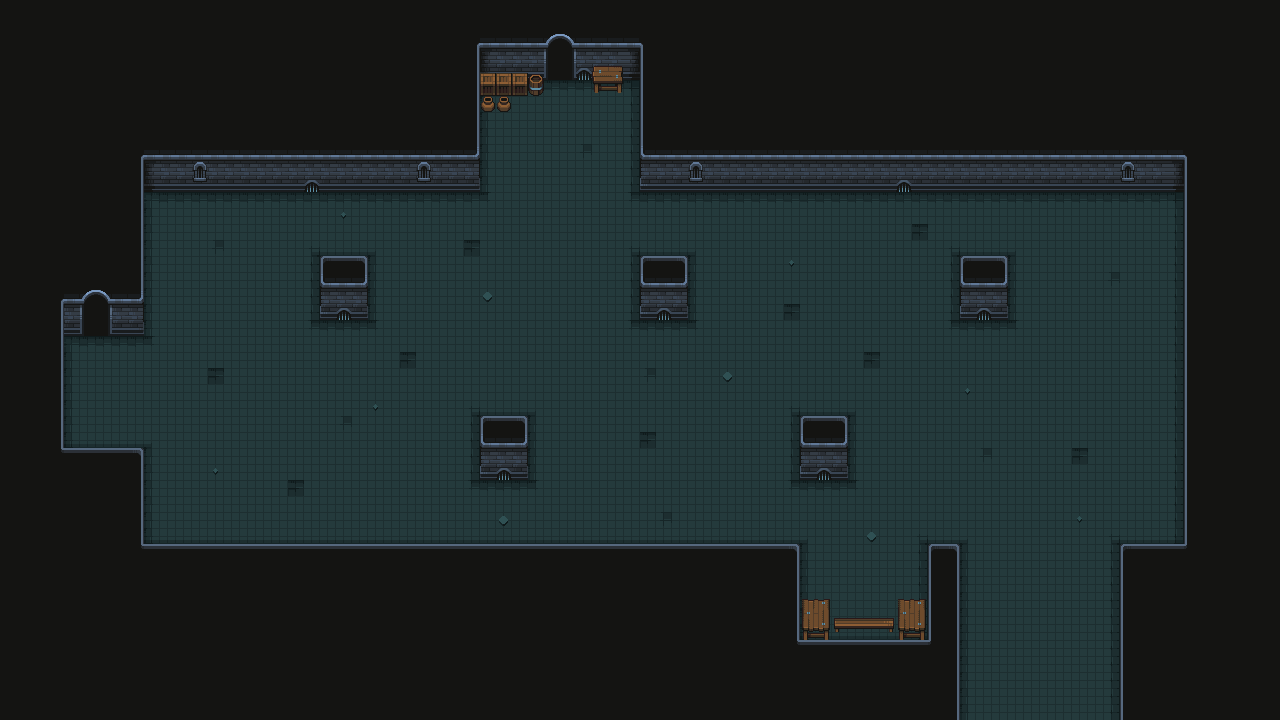

This is a level from a 2D game, rendered from its Tiled map with the project's own tilesets. A one-line summary and the map file follow, with tile-layer data summarised:
An orthogonal 80x45 tile map with 16x16 px tiles, 4 tile layers (Suelo, Pared, Decoracion, Decoracion2), 2 tilesets and 6 objects.

<map version="1.9" tiledversion="1.9.2" orientation="orthogonal" renderorder="right-down" width="80" height="45" tilewidth="16" tileheight="16" infinite="0" nextlayerid="6" nextobjectid="12">
 <tileset firstgid="1" name="Tiles" tilewidth="16" tileheight="16" tilecount="625" columns="25">
  <image source="Tiles.png" width="400" height="400" />
  <wangsets>
   <wangset name="Suelo" type="corner" tile="-1">
    <wangcolor name="Esquinas" color="#ff0000" tile="-1" probability="1" />
    <wangcolor name="Centro" color="#00ff00" tile="-1" probability="1" />
    <wangtile tileid="4" wangid="0,1,0,2,0,1,0,1" />
    <wangtile tileid="5" wangid="0,1,0,2,0,2,0,1" />
    <wangtile tileid="6" wangid="0,1,0,1,0,2,0,1" />
    <wangtile tileid="7" wangid="0,2,0,1,0,2,0,2" />
    <wangtile tileid="8" wangid="0,2,0,1,0,1,0,2" />
    <wangtile tileid="9" wangid="0,2,0,2,0,1,0,2" />
    <wangtile tileid="29" wangid="0,2,0,2,0,1,0,1" />
    <wangtile tileid="30" wangid="0,2,0,2,0,2,0,2" />
    <wangtile tileid="31" wangid="0,1,0,1,0,2,0,2" />
    <wangtile tileid="32" wangid="0,1,0,1,0,2,0,2" />
    <wangtile tileid="33" wangid="0,1,0,1,0,1,0,1" />
    <wangtile tileid="34" wangid="0,2,0,2,0,1,0,1" />
    <wangtile tileid="54" wangid="0,2,0,1,0,1,0,1" />
    <wangtile tileid="55" wangid="0,2,0,1,0,1,0,2" />
    <wangtile tileid="56" wangid="0,1,0,1,0,1,0,2" />
    <wangtile tileid="57" wangid="0,1,0,2,0,2,0,2" />
    <wangtile tileid="58" wangid="0,1,0,2,0,2,0,1" />
    <wangtile tileid="59" wangid="0,2,0,2,0,2,0,1" />
   </wangset>
  </wangsets>
 </tileset>
 <tileset firstgid="626" name="Props" tilewidth="16" tileheight="16" tilecount="625" columns="25">
  <image source="Props.png" width="400" height="400" />
 </tileset>
 <layer id="1" name="Suelo" width="80" height="45">
  <properties>
   <property name="Draw" type="bool" value="true" />
   <property name="Navigation" type="bool" value="false" />
  </properties>
  <data>[3600 cells, 3600 non-empty, 17 distinct tile ids]</data>
 </layer>
 <layer id="2" name="Pared" width="80" height="45">
  <properties>
   <property name="Draw" type="bool" value="true" />
   <property name="Navigation" type="bool" value="false" />
  </properties>
  <data>[3600 cells, 1967 non-empty, 40 distinct tile ids]</data>
 </layer>
 <layer id="3" name="Decoracion" width="80" height="45">
  <properties>
   <property name="Draw" type="bool" value="true" />
   <property name="Navigation" type="bool" value="false" />
  </properties>
  <data>[3600 cells, 68 non-empty, 27 distinct tile ids]</data>
 </layer>
 <layer id="4" name="Decoracion2" width="80" height="45">
  <properties>
   <property name="Draw" type="bool" value="true" />
   <property name="Navigation" type="bool" value="false" />
  </properties>
  <data>[3600 cells, 6 non-empty, 6 distinct tile ids]</data>
 </layer>
 <objectgroup id="5" name="Colliders">
  <properties>
   <property name="Platform" type="bool" value="true" />
  </properties>
  <object id="1" x="64" y="320">
   <polygon points="0,0 16,0 16,-32 48,-32 48,0 80,0 80,-144 416,-144 416,-224 448,-224 448,-240 480,-240 480,-272 512,-272 512,-256 528,-256 528,-240 560,-240 560,-256 576,-256 576,-144 1120,-144 1120,224 1056,224 1056,400 1216,400 1216,-320 -64,-320 -64,400 896,400 896,224 864,224 864,272 832,272 832,288 768,288 768,272 736,272 736,224 80,224 80,128 0,128" />
  </object>
  <object id="2" x="320" y="256">
   <polygon points="0,0 0,48 48,48 48,0" />
  </object>
  <object id="3" x="480" y="416">
   <polygon points="0,0 0,48 48,48 48,0 0,0" />
  </object>
  <object id="4" x="640" y="256">
   <polygon points="0,0 0,48 48,48 48,0 0,0" />
  </object>
  <object id="5" x="800" y="416">
   <polygon points="0,0 0,48 48,48 48,0 0,0" />
  </object>
  <object id="6" x="960" y="256">
   <polygon points="0,0 0,48 48,48 48,0 0,0" />
  </object>
 </objectgroup>
</map>
